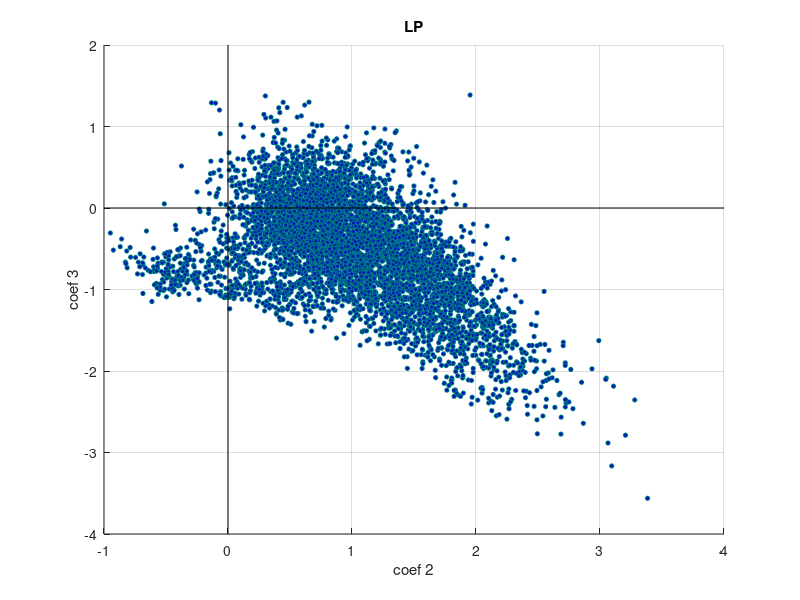

The MATLAB source for this figure: (Note: this script raises an error after producing the figure.)

data = load('graf_lp.txt');
x = data(:,1);
y = data(:,2);

sz = 10;
scatter(x, y, sz, 'MarkerEdgeColor',[0 .5 .5],...
              'MarkerFaceColor',[0 .1 .7],...
              'LineWidth',0.5);
grid on
xlabel('coef 2')
ylabel('coef 3')
title('LP')
hold on

hlines=line([0 0], ylim, 'Color', 'k', 'LineWidth', 0.5); 
vlines=line(xlim, [0 0], 'Color', 'k', 'LineWidth', 0.5); 
hold off

uistack(hlines, 'bottom');
uistack(vlines, 'bottom');